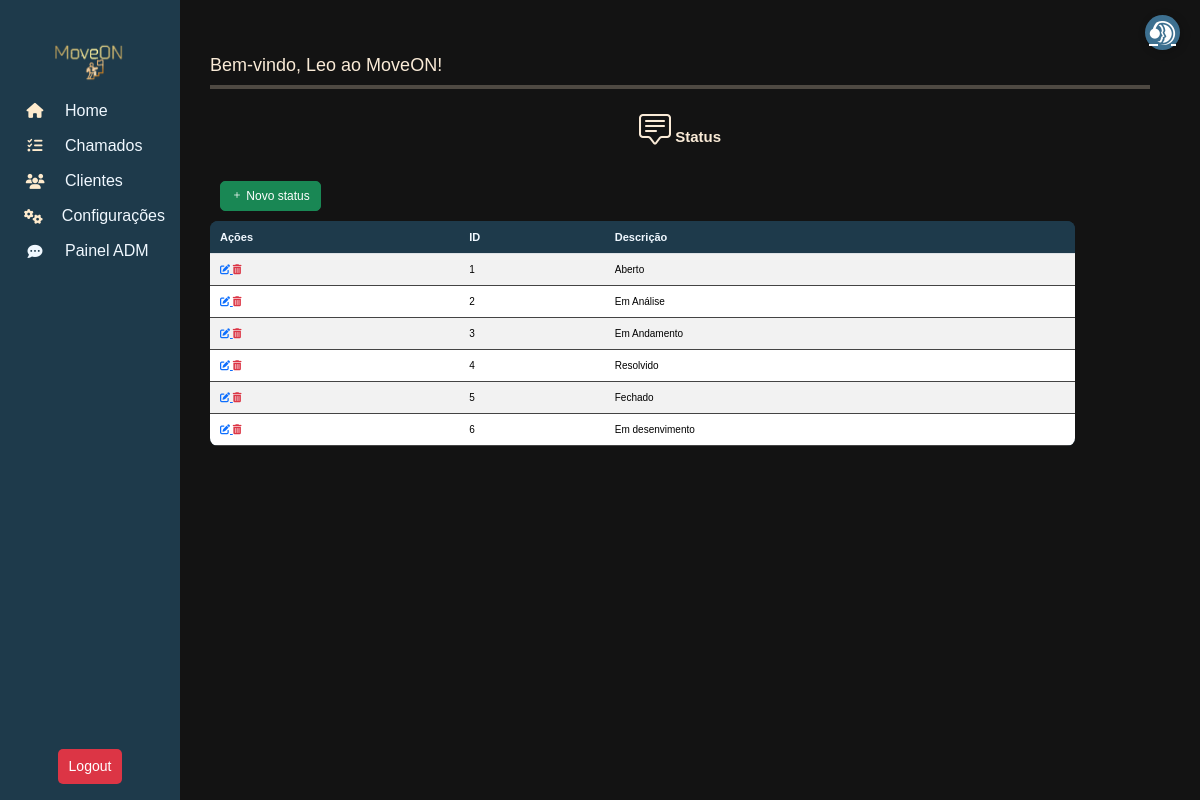
Page /move/Status/list (signed in) on the committed database.
### move_on/models.py (models this page shows, shortened)
class User(AbstractUser):
    client = models.ForeignKey(Profile, on_delete=models.CASCADE, related_name="users", null=True, blank=True, db_column='client')
    role = models.ForeignKey(Role, on_delete=models.SET_NULL, null=True, blank=True, db_column='role')
    groups = models.ManyToManyField(
        'auth.Group',
        related_name='move_on_users',
        blank=True
    )
    user_permissions = models.ManyToManyField(
        'auth.Permission',
        related_name='move_on_users',
        blank=True
    )
    class Meta:
        db_table = "users"

class TicketStatus(models.Model):
    name = models.CharField("Status", max_length=50, unique=True)
    class Meta:
        db_table = "ticket_status"

### move_on/views.py (the view)
# urls.py: path('Status/list', StatusTicketListView.as_view(), name='status_list'),
class StatusTicketListView(LoginRequiredMixin, ListView):
    model=TicketStatus
    template_name = 'Status/status_list.html'
    context_object_name = 'status'

### move_on/templates/Status/status_list.html (shortened to what this page needs)
{% extends "Menu/menu.html" %} {% block content %}
<link rel="stylesheet" href="https://cdn.jsdelivr.net/npm/bootstrap-icons/font/bootstrap-icons.css" />
<h4 style="margin: 25px; text-align: center">
  <i class="bi bi-chat-square-text fs-2"></i> Status
</h4>
<a href="{% url 'status_form' %}" class="btn btn-success" style="margin: 10px">
  <i class="bi bi-plus"></i>
  Novo status
</a>
<div class="table-responsive">
  <table class="table table-sm table-striped" id="ticketTable">
    <thead class="text-center">
      <tr>
        <th>Ações</th>
        <th>ID</th>
        <th>Descrição</th>
      </tr>
    </thead>
    <tbody>
      {% for status in status %}
      <tr>
        <td>
          <a href="{% url 'status_update' status.pk %}">
            <i class="fas fa-edit" aria-placeholder="Editar" tooltip="Editar"></i>
          </a>
          <a class="text-danger" href="{% url 'status_delete' status.pk %}">
            <i class="fas fa-trash-alt" aria-placeholder="Deletar" tooltip="Deletar"></i>
          </a>
        </td>
        <td>{{ status.id }}</td>
        <td>{{ status.name }}</td>
        {% empty %}
      </tr>
      <tr>
        <td colspan="3" class="text-center">Nenhuma Categoria encontrada.</td>
      </tr>
      {% endfor %}
    </tbody>
  </table>
</div>
<link rel="stylesheet" href="https://code.jquery.com/ui/1.12.1/themes/smoothness/jquery-ui.css">
{% endblock %}

### move_on/templates/Menu/menu.html (shortened to what this page needs)
{% load static %}
<head>
  <link href="https://cdn.jsdelivr.net/npm/bootstrap@5.3.3/dist/css/bootstrap.min.css" rel="stylesheet" />
  <link rel="stylesheet" href="https://cdnjs.cloudflare.com/ajax/libs/font-awesome/6.5.1/css/all.min.css" />
  <link rel="stylesheet" href="{% static 'css/styles.css' %}" />
</head>
<body>
  <nav class="sidebar">
    <h6> <img src="{% static 'image/moveon.png' %}" style="width: 100px; height:50px;"></h6>
    {% if user.is_authenticated %}
    <a href="/" data-bs-toggle="tooltip" data-bs-placement="right" title="Home">
      <i class="fas fa-home"></i> <span>Home</span>
    </a>
    <a href="{% url 'ticket_list' %}" data-bs-toggle="tooltip" data-bs-placement="right" title="Chamados">
      <i class="fas fa-tasks"></i> <span>Chamados</span>
    </a>
    <a href="{%url 'profile_list'%}" data-bs-toggle="tooltip" data-bs-placement="right" title="Clientes">
      <i class="fas fa-users"></i> <span>Clientes</span>
    </a>
    <a href="{% url 'params' %}" data-bs-toggle="tooltip" data-bs-placement="right" title="Configurações">
      <i class="fas fa-cogs"></i> <span>Configurações</span>
    </a>
    <a href="{% url 'chat_admin_panel' %}" data-bs-toggle="tooltip" data-bs-placement="right" title="Painel">
      <i class="fa-solid fa-comment-dots"></i><span>Painel ADM</span>
    </a>
    <form method="POST" action="{% url 'logout' %}">
      <button type="submit" class="btn btn-danger-2 w-100">Logout</button>
    </form>
    {% else %}
    <p>Necessário estar logado</p>
    {% endif %}
  </nav>
  <div class="content">
    <h3>
      {% block title %}Bem-vindo, {{ user.username }} ao MoveON!{% endblock %}
    </h3>
    <div class="bar-tab-color-preview">
      <hr style="border: none; height: 4px; background-color:blanchedalmond; margin: 0;">
    </div>
    <p>{% block content %}{% endblock %}</p>
  </div>
  <a href="{% url 'ticket_form' %}" class="support-btn" data-bs-toggle="tooltip" data-bs-placement="left"
    title="Novo Chamado">
    <i class="fa-brands fa-teamspeak"></i>
  </a>
</body>
</html>

### move_on/static/css/styles.css (style rules this page uses)
body { background-color: rgb(19, 19, 19); }
* { font-family: Verdana, Geneva, Tahoma, sans-serif; }
.sidebar { width: 60px; height: 100vh; background: #1e3a4b; position: fixed; top: 0; left: 0; display: flex; flex-direction: column; align-items: center; padding-top: 35px; transition: width 0.5s ease; }
h4, h6 { color: antiquewhite; font-weight: bolder; font-size: 15px; }
h3 { color: antiquewhite; font-size: 18px; }
.sidebar a { text-decoration: none; color: aliceblue; display: flex; align-items: center; gap: 10px; padding: 15px; width: 100%; white-space: nowrap; overflow: hidden; }
.sidebar a i { font-size: 15px; width: 40px; text-align: center; }
.sidebar a span { display: none; }
.content { margin-left: 160px; padding: 50px; margin-top: 5px; }
.fa-home { color: blanchedalmond; }
.fa-tasks { color: blanchedalmond; }
.fa-users { color: blanchedalmond; }
.fa-cogs { color: blanchedalmond; }
.support-btn { position: fixed; top: 15px; right: 20px; background: #3d7090; color: white; border-radius: 50%; width: 35px; height: 35px; display: flex; align-items: center; justify-content: center; font-size: 1.5rem; box-shadow: 2px 2px 10px rgba(0, 0, 0, 0.2); transition: transform 0.2s ease-in-out; z-index: 1000; }
.table { width: 92%; border-collapse: collapse; background-color: #1e3a4b; border-radius: 8px; overflow: hidden; }
.table th { background-color: #1e3a4b; color: aliceblue; padding: 10px; text-align: left; font-size: 11px; }
.table td { padding: 10px; border-bottom: 1px solid #444; font-size: 10px; }
.table tbody tr:nth-child(even) { background-color: #1e3a4b; }
.btn { padding: 5px 10px; font-size: 12px; border-radius: 5px; }
.btn-danger-2 { background-color: #dc3545; color: white; padding: 10px 20px; border-radius: 5px; margin-top: 50vh; }
@media (min-width: 820px) { .btn-danger-2 { margin-top: 60vh; font-size: 14px; padding: 6px 10px; } }

### rows in the picture
User: username "Leo"
TicketStatus: id "1", name "Aberto"
TicketStatus: id "2", name "Em Análise"
TicketStatus: id "3", name "Em Andamento"
TicketStatus: id "4", name "Resolvido"
TicketStatus: id "5", name "Fechado"
TicketStatus: id "6", name "Em desenvimento"
